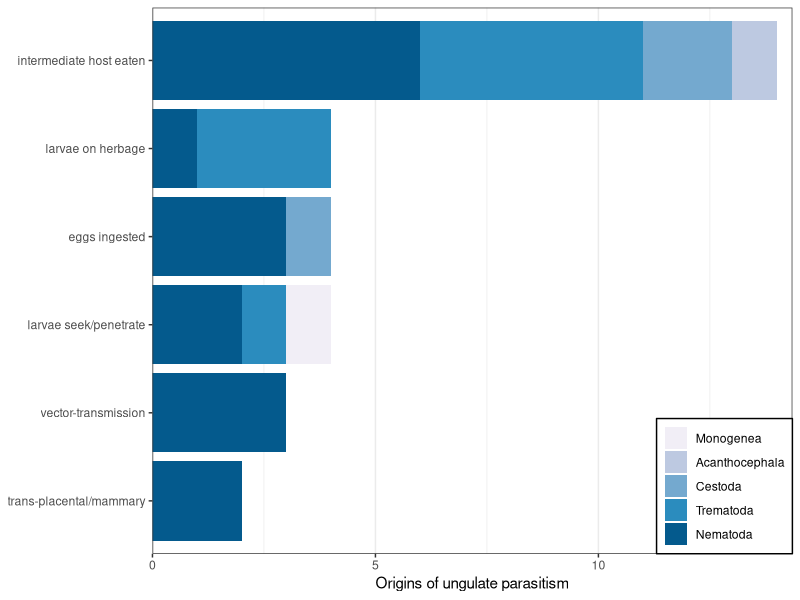
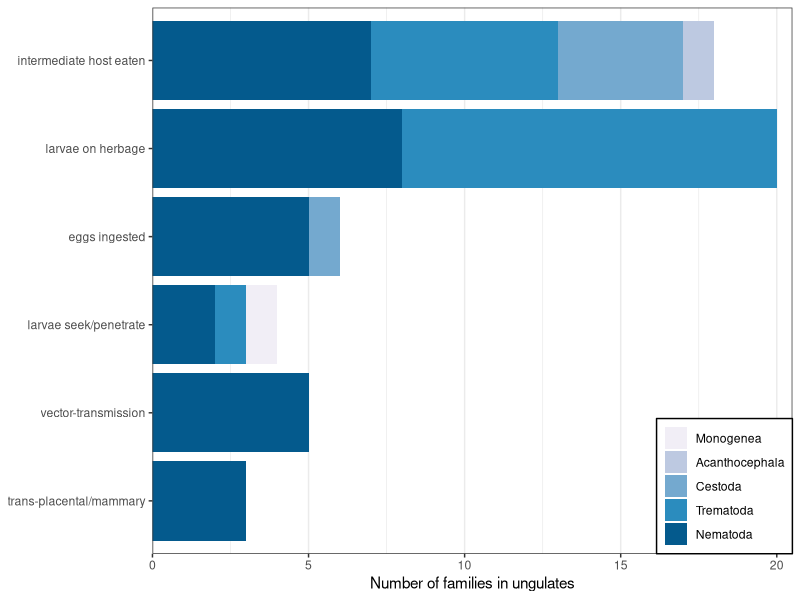
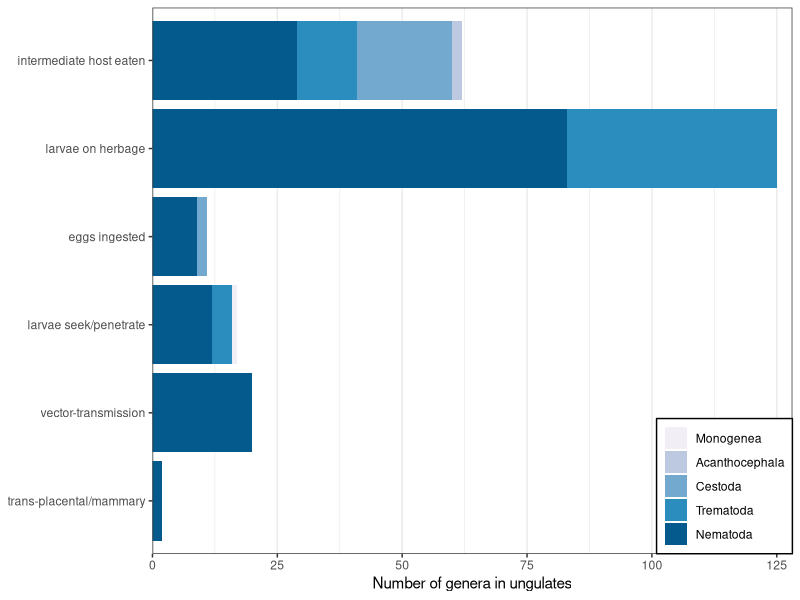
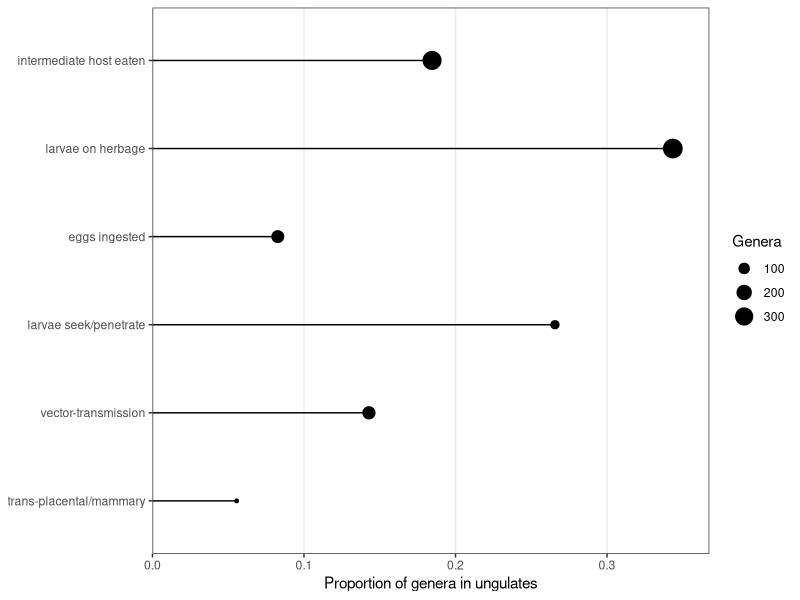
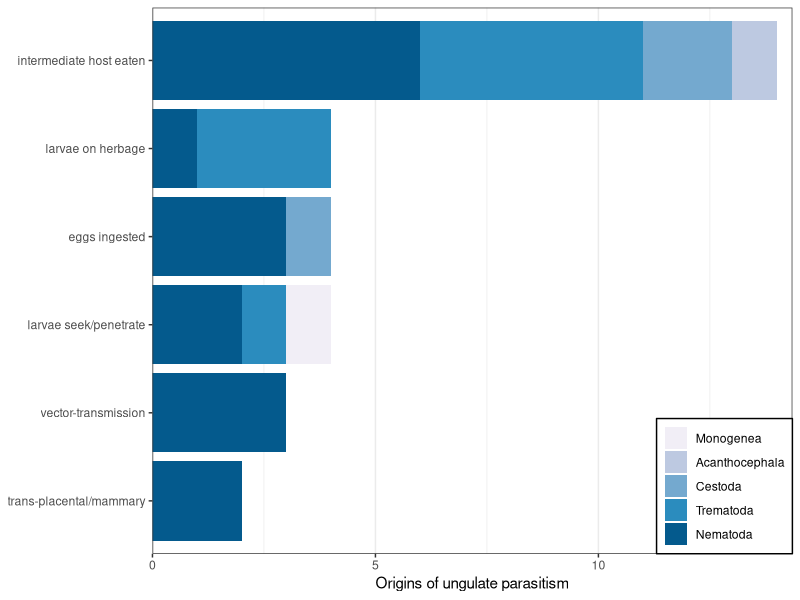
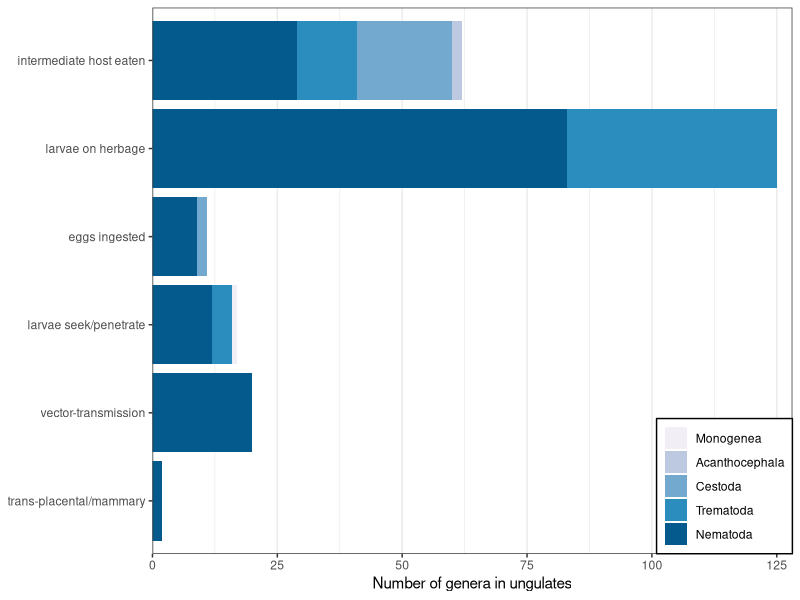

The R script that drew these images, in order:
## ---- chunk 1
library(ggplot2)
library(dplyr)
library(tidyr)
library(RColorBrewer)
knitr::opts_chunk$set(echo = FALSE, warning = FALSE, message = FALSE)
options(stringsAsFactors = FALSE)
theme_set(new = theme_bw())
## ---- chunk 2
# transmission route
tr <- c("eggs ingested",
        "larvae on herbage",
        "intermediate host eaten",
        "larvae seek/penetrate",
        "vector-transmission",
        "trans-placental/mammary")
# helminth group
hg <- c("Acanthocephala",
        "Cestoda",
        "Trematoda",
        "Monogenea",
        "Nematoda")

## ---- chunk 3
tr <- rep(tr, times = 5)
hg <- rep(hg, times = 6)
dx <- data.frame(trans_route = tr, helminth_group = hg)
## ---- chunk 4
dx$origins <- 0
## ---- chunk 5
# origins of egg transmission
dx$origins[which(dx$trans_route == "eggs ingested" & dx$helminth_group == "Nematoda")] <- 3
dx$origins[which(dx$trans_route == "eggs ingested" & dx$helminth_group == "Cestoda")] <- 1
## ---- chunk 6
# origins herbage transmission
dx$origins[which(dx$trans_route == "larvae on herbage" & dx$helminth_group == "Trematoda")] <- 3
dx$origins[which(dx$trans_route == "larvae on herbage" & dx$helminth_group == "Nematoda")] <- 1
## ---- chunk 7
# origins int host eaten
dx$origins[which(dx$trans_route == "intermediate host eaten" & dx$helminth_group == "Acanthocephala")] <- 1
dx$origins[which(dx$trans_route == "intermediate host eaten" & dx$helminth_group == "Cestoda")] <- 2
dx$origins[which(dx$trans_route == "intermediate host eaten" & dx$helminth_group == "Trematoda")] <- 5
dx$origins[which(dx$trans_route == "intermediate host eaten" & dx$helminth_group == "Nematoda")] <- 6
## ---- chunk 8
# origins penetration
dx$origins[which(dx$trans_route == "larvae seek/penetrate" & dx$helminth_group == "Monogenea")] <- 1
dx$origins[which(dx$trans_route == "larvae seek/penetrate" & dx$helminth_group == "Trematoda")] <- 1
dx$origins[which(dx$trans_route == "larvae seek/penetrate" & dx$helminth_group == "Nematoda")] <- 2
## ---- chunk 9
# origins vector, transplacental
dx$origins[which(dx$trans_route == "vector-transmission" & dx$helminth_group == "Nematoda")] <- 3
dx$origins[which(dx$trans_route == "trans-placental/mammary" & dx$helminth_group == "Nematoda")] <- 2
## ---- chunk 10
# make nice factors for plotting
dx <- mutate(dx, helminth_group = factor(helminth_group, levels = rev(c("Nematoda", "Trematoda", "Cestoda", "Acanthocephala", "Monogenea"))))
dx <- mutate(dx, trans_route = factor(trans_route, levels = rev(c("intermediate host eaten", "larvae on herbage", "eggs ingested",
                                                              "larvae seek/penetrate", "vector-transmission", "trans-placental/mammary"))))
## ---- chunk 11
p1 <- ggplot(dx, aes(x = trans_route, y = origins, fill = helminth_group)) + 
  geom_bar(stat = "identity") +
  labs(y = "Origins of ungulate parasitism") +
  scale_fill_brewer(type = "seq", palette = "PuBu", direction = 1) +
  scale_y_continuous(expand = expand_scale(mult = c(0, 0.025))) +
  theme(axis.title.y = element_blank(),
        panel.grid.major.y = element_blank(),
        legend.title = element_blank(),
        legend.position = c(1,0), legend.justification = c(1,0),
        legend.background = element_rect(fill = "white", color = "black")
        ) +
  coord_flip()
p1
# could add origin values to plot
## ---- chunk 12
dx$families <- 0
## ---- chunk 13
# families of egg transmission
dx$families[which(dx$trans_route == "eggs ingested" & dx$helminth_group == "Nematoda")] <- 5
dx$families[which(dx$trans_route == "eggs ingested" & dx$helminth_group == "Cestoda")] <- 1
## ---- chunk 14
# families herbage transmission
dx$families[which(dx$trans_route == "larvae on herbage" & dx$helminth_group == "Trematoda")] <- 12
dx$families[which(dx$trans_route == "larvae on herbage" & dx$helminth_group == "Nematoda")] <- 8
## ---- chunk 15
# families int host eaten
dx$families[which(dx$trans_route == "intermediate host eaten" & dx$helminth_group == "Acanthocephala")] <- 1
dx$families[which(dx$trans_route == "intermediate host eaten" & dx$helminth_group == "Cestoda")] <- 4
dx$families[which(dx$trans_route == "intermediate host eaten" & dx$helminth_group == "Trematoda")] <- 6
dx$families[which(dx$trans_route == "intermediate host eaten" & dx$helminth_group == "Nematoda")] <- 7
## ---- chunk 16
# families penetration
dx$families[which(dx$trans_route == "larvae seek/penetrate" & dx$helminth_group == "Monogenea")] <- 1
dx$families[which(dx$trans_route == "larvae seek/penetrate" & dx$helminth_group == "Trematoda")] <- 1
dx$families[which(dx$trans_route == "larvae seek/penetrate" & dx$helminth_group == "Nematoda")] <- 2
## ---- chunk 17
# families vector, transplacental
dx$families[which(dx$trans_route == "vector-transmission" & dx$helminth_group == "Nematoda")] <- 5
dx$families[which(dx$trans_route == "trans-placental/mammary" & dx$helminth_group == "Nematoda")] <- 3
## ---- chunk 18
p2 <- ggplot(dx, aes(x = trans_route, y = families, fill = helminth_group)) + 
  geom_bar(stat = "identity") +
  labs(y = "Number of families in ungulates") +
  scale_fill_brewer(type = "seq", palette = "PuBu", direction = 1) +
  scale_y_continuous(expand = expand_scale(mult = c(0, 0.025))) +
  theme(axis.title.y = element_blank(),
        panel.grid.major.y = element_blank(),
        legend.title = element_blank(),
        legend.position = c(1,0), legend.justification = c(1,0),
        legend.background = element_rect(fill = "white", color = "black")
        ) +
  coord_flip()
p2
# could add origin values to plot
## ---- chunk 19
dx$genera <- 0
## ---- chunk 20
# genera of egg transmission
dx$genera[which(dx$trans_route == "eggs ingested" & dx$helminth_group == "Nematoda")] <- 1 + 1 + 4 + 3
dx$genera[which(dx$trans_route == "eggs ingested" & dx$helminth_group == "Cestoda")] <- 2
## ---- chunk 21
# genera herbage transmission
dx$genera[which(dx$trans_route == "larvae on herbage" & dx$helminth_group == "Trematoda")] <- 6 + 1 + 6 + 1 + 1 + 1 + 1 + 15 + 4 + 4 + 1 + 1
dx$genera[which(dx$trans_route == "larvae on herbage" & dx$helminth_group == "Nematoda")] <- 2 + 36 + 13 + 3 + 3 + 13 + 4 + 9
## ---- chunk 22
# genera int host eaten
dx$genera[which(dx$trans_route == "intermediate host eaten" & dx$helminth_group == "Acanthocephala")] <- 2
dx$genera[which(dx$trans_route == "intermediate host eaten" & dx$helminth_group == "Cestoda")] <- 2 + 7 + 2 + 5 + 1 + 1 + 1 
dx$genera[which(dx$trans_route == "intermediate host eaten" & dx$helminth_group == "Trematoda")] <- 1 + 2 + 1 + 4 + 1 + 3 # Troglotrematidae not in Supp Tbl! Assumed one genus
dx$genera[which(dx$trans_route == "intermediate host eaten" & dx$helminth_group == "Nematoda")] <- 2 + 1 + 1 + 5 + 16 + 2 + 2  
## ---- chunk 23
# genera penetration
dx$genera[which(dx$trans_route == "larvae seek/penetrate" & dx$helminth_group == "Monogenea")] <- 1
dx$genera[which(dx$trans_route == "larvae seek/penetrate" & dx$helminth_group == "Trematoda")] <- 4
dx$genera[which(dx$trans_route == "larvae seek/penetrate" & dx$helminth_group == "Nematoda")] <- 1 + 11
## ---- chunk 24
# genera vector, transplacental
dx$genera[which(dx$trans_route == "vector-transmission" & dx$helminth_group == "Nematoda")] <- 1 + 4 + 5 + 9 + 1
dx$genera[which(dx$trans_route == "trans-placental/mammary" & dx$helminth_group == "Nematoda")] <- 1 + 1
## ---- chunk 25
p3 <- ggplot(dx, aes(x = trans_route, y = genera, fill = helminth_group)) + 
  geom_bar(stat = "identity") +
  labs(y = "Number of genera in ungulates") +
  scale_fill_brewer(type = "seq", palette = "PuBu", direction = 1) +
  scale_y_continuous(expand = expand_scale(mult = c(0, 0.025))) +
  theme(axis.title.y = element_blank(),
        panel.grid.major.y = element_blank(),
        legend.title = element_blank(),
        legend.position = c(1,0), legend.justification = c(1,0),
        legend.background = element_rect(fill = "white", color = "black")
        ) +
  coord_flip()
p3
# could add origin values to plot
## ---- chunk 26
#totals for genera in each strategy
dx%>%group_by(trans_route, helminth_group)%>%
  summarize(tot_gen = sum(genera))%>%
  filter(tot_gen > 0)%>%
  arrange(helminth_group, desc(tot_gen))
## ---- chunk 27
#totals for genera in each strategy
dx%>%group_by(trans_route)%>%
  summarize(tot_gen = sum(genera))
## ---- chunk 28
dx$tot_genera <- 0
## ---- chunk 29
# tot_genera of egg transmission
dx$tot_genera[which(dx$trans_route == "eggs ingested" & dx$helminth_group == "Nematoda")] <- 29 + 6 + 33 + 63
dx$tot_genera[which(dx$trans_route == "eggs ingested" & dx$helminth_group == "Cestoda")] <- 2
## ---- chunk 30
# tot_genera herbage transmission
dx$tot_genera[which(dx$trans_route == "larvae on herbage" & dx$helminth_group == "Trematoda")] <- 6 + 16 + 1 + 1 + 1 + 65 + 8 + 4 + 1 + 1 + 2 + 13
dx$tot_genera[which(dx$trans_route == "larvae on herbage" & dx$helminth_group == "Nematoda")] <- 8 + 48 + 65 + 4 + 61 + 16 + 23 + 20
## ---- chunk 31
# tot_genera int host eaten
dx$tot_genera[which(dx$trans_route == "intermediate host eaten" & dx$helminth_group == "Acanthocephala")] <- 12
dx$tot_genera[which(dx$trans_route == "intermediate host eaten" & dx$helminth_group == "Cestoda")] <- 16 + 32 + 12 + 5 + 4 + 1 + 36
dx$tot_genera[which(dx$trans_route == "intermediate host eaten" & dx$helminth_group == "Trematoda")] <- 2 + 43 + 29 + 36 + 46 + 1 # Troglotrematidae not in Supp Tbl! Assumed one genus
dx$tot_genera[which(dx$trans_route == "intermediate host eaten" & dx$helminth_group == "Nematoda")] <- 8 + 4 + 18 + 3 + 23 + 5
## ---- chunk 32
# tot_genera penetration
dx$tot_genera[which(dx$trans_route == "larvae seek/penetrate" & dx$helminth_group == "Monogenea")] <- 25
dx$tot_genera[which(dx$trans_route == "larvae seek/penetrate" & dx$helminth_group == "Trematoda")] <- 14
dx$tot_genera[which(dx$trans_route == "larvae seek/penetrate" & dx$helminth_group == "Nematoda")] <- 22 + 3
## ---- chunk 33
# tot_genera vector, transplacental
dx$tot_genera[which(dx$trans_route == "vector-transmission" & dx$helminth_group == "Nematoda")] <- 4 + 20 + 94 + 13 + 9
dx$tot_genera[which(dx$trans_route == "trans-placental/mammary" & dx$helminth_group == "Nematoda")] <- 33 + 3
## ---- chunk 34
dx2 <- filter(dx, origins != 0, families != 0)%>%
  group_by(trans_route)%>%
  summarize(genera = sum(genera), tot_genera = sum(tot_genera))
dx2$genera/dx2$tot_genera
## ---- chunk 35
ggplot(dx2, aes(y= trans_route, x = genera/tot_genera)) + 
  geom_segment(aes(yend = trans_route), xend = 0) +
  geom_point(aes(size = tot_genera)) +
  scale_x_continuous(limits = c(0, 0.35), expand = expand_scale(mult = c(0, 0.05))) +
  theme(panel.grid.minor = element_blank(),
        panel.grid.major.y = element_blank(),
        axis.title.y = element_blank()) +
  labs(x = "Proportion of genera in ungulates", size = "Genera")
## ---- chunk 36
ggsave(p1, filename = "fig1a_stacked_bars_origins.png", device = "png", units = "in", width = 4, height = 3)
ggsave(p3, filename = "fig1b_stacked_bars_genera.png", device = "png", units = "in", width = 4, height = 3)
